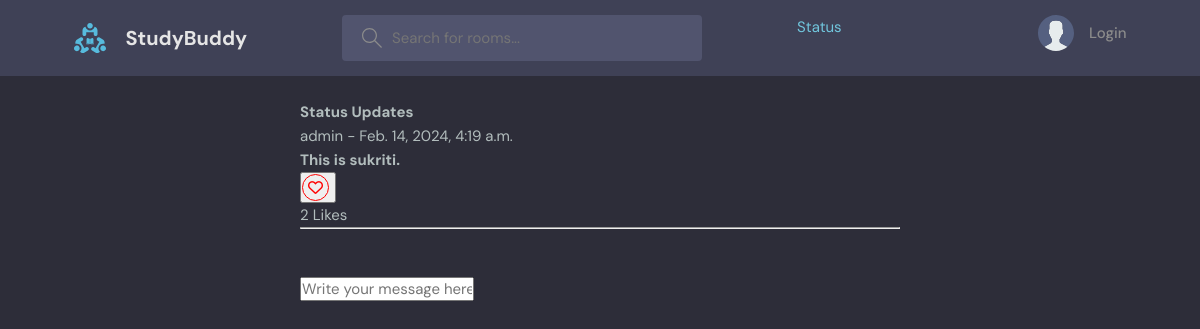
/status/11/, run on the app's committed database.
### base/models.py (models this page shows, shortened)
class Status(models.Model):
    user = models.ForeignKey(User, on_delete=models.CASCADE)
    text = RichTextField()
    created = models.DateTimeField(auto_now_add=True)
    liked_by = models.ManyToManyField(User, related_name='liked_statuses', blank=True)
    class Meta:
        ordering = ('-created',)

class User(AbstractUser):
    name = models.CharField(max_length=255, null=True)
    email = models.EmailField(unique=True, null=True)
    bio = models.TextField(null=True, blank=True)
    avatar = models.ImageField(null=True, default="avatar.svg")
    USERNAME_FIELD = 'email'
    REQUIRED_FIELDS = []

### base/views.py (the view)
# urls.py: path('status/<int:status_id>/', views.current_status, name='current_status'),
def current_status(request, status_id):
    status = get_object_or_404(Status, id=status_id)
    if request.method == 'POST':
        if 'body' in request.POST:
            Comment.objects.create(status=status, text=request.POST['body'], user=request.user)
    comments = Comment.objects.filter(status=status)
    context = {'status': status, 'comments': comments}
    return render(request, 'base/current_status.html', context=context)

### base/templates/base/current_status.html (shortened to what this page needs)
{% extends 'main.html' %}
{% block content %}
<link rel="stylesheet" href="https://cdnjs.cloudflare.com/ajax/libs/font-awesome/6.0.0-beta3/css/all.min.css">
    <main class="profile-page layout layout--2">
        <div class="centered-div">
            <h1>Status Updates</h1>
            <ul>
                <div>
                    <span>{{ status.user.username }}</span> - {{ status.created }}
                    <div class="status-text">{{ status.text|safe }}</div>
                    <form method="post" action="{% url 'like_status' status.id %}">
                        <button type="submit" class="like-button">
                            {% if request.user in status.liked_by.all %}
                                <i class="fas fa-heart"></i>
                            {% else %}
                                <i class="far fa-heart"></i>
                            {% endif %}
                        </button>
                    </form>
                    <span class="likes-count">{{ status.liked_by.count }}</span> Likes
                </div>
                <hr>
                <br><br>
                <form action="" method="post">
                    <input name="body" placeholder="Write your message here..." />
                </form>
                <br><br>
            </ul>
        </div>
    </main>
{% endblock content %}

### static/styles/style.css (style rules this page uses)
:root { --color-main: #71c6dd; --color-main-light: #e1f6fb; --color-dark: #3f4156; --color-dark-medium: #51546e; --color-dark-light: #696d97; --color-light: #e5e5e5; --color-gray: #8b8b8b; --color-light-gray: #b2bdbd; --color-bg: #2d2d39; --color-success: #5dd693; --color-error: #fc4b0b; }
* { font-family: "DM Sans", -apple-system, BlinkMacSystemFont, "Segoe UI", Roboto, Oxygen, Ubuntu, Cantarell, "Open Sans", "Helvetica Neue", sans-serif; margin: 0; padding: 0; box-sizing: border-box; text-rendering: optimizeLegibility; font-size: inherit; }
html { font-size: 56.25%; }
@media only screen and (min-width: 1200px) { html { font-size: 62.5%; } }
body { line-height: 1.6; font-weight: 400; font-size: 1.5rem; color: var(--color-light-gray); background-color: var(--color-bg); min-height: 100vh; }
.layout { margin-top: 2.4rem; }

### base/templates/base/current_status.html (style rules this page uses)
.centered-div { width: 50%; margin: 0 auto; }
.like-button i.fas.fa-heart, .like-button i.far.fa-heart { color: red !important; border: 1px solid red; border-radius: 50%; padding: 5px; margin-right: 5px; background-color: transparent; }

### data on the page
Status: user.username "admin", created "Feb. 14, 2024, 4:19 a.m.", text "This is sukriti.", liked_by.count "2"
